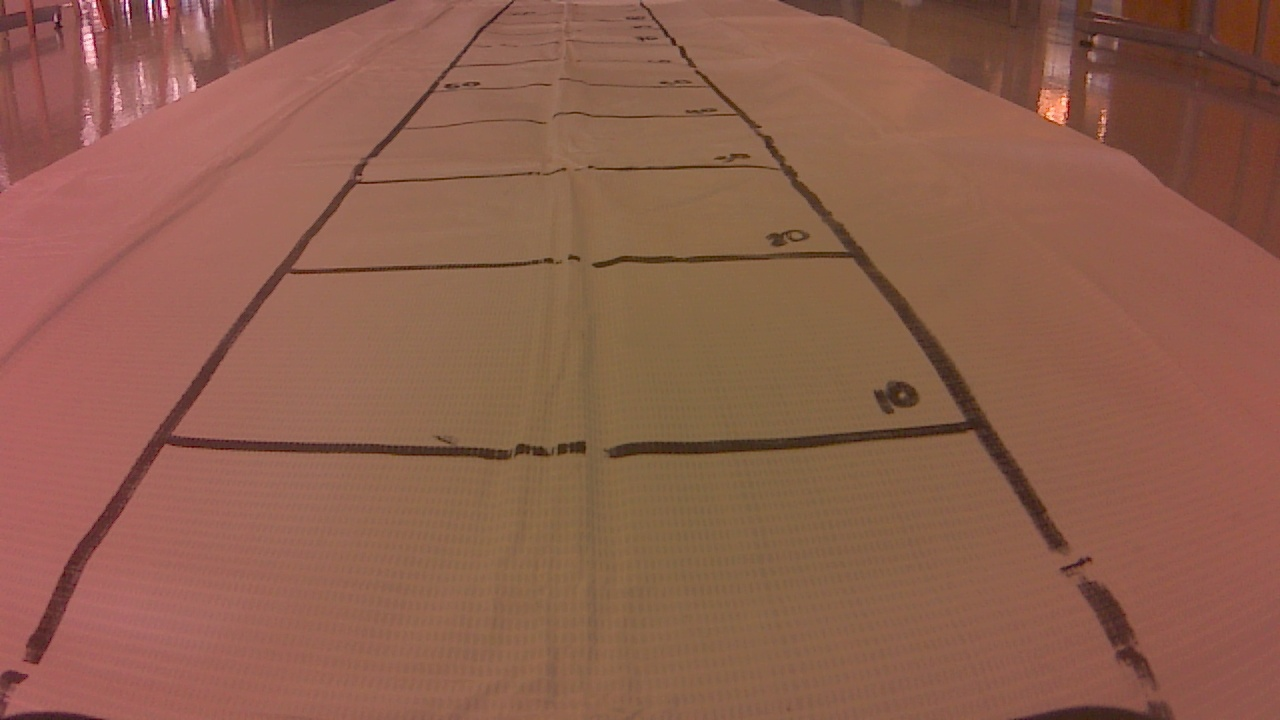
#> input picture Photos/01-24-2022_16-10-45.jpg, 1280 x 720 px, found by its file name
$ python laneRecognition.py
#> lines starting #> are read from the running program, lines starting #| are printed output that depends on the picture; after the words box and inside, x2 and y2 are one past the last pixel; in counts of white or black regions, pixels touching at a corner belong together
from matplotlib import pyplot as plt
import numpy
import cv2
# [35 lines left out: functions gstreamer_pipeline, gallery, not called in this run]

def region_of_interest(imageReceived):
    height = image.shape[0]
    width = image.shape[1]
    croppedImage = imageReceived[0:height-1, 0:width-130-1]
    width = croppedImage.shape[1]

    #Main Lane
    fieldView = 60*2.5
    mainLane = numpy.array([
        [(0,200),(width/2-fieldView, 0),(width/2+fieldView, 0),(width,200),(width, height),(0, height)]
        ])
    mask = numpy.zeros_like(croppedImage)
    cv2.fillPoly(mask, numpy.int32([mainLane]), 255)
    maskedImageMainLane = cv2.bitwise_and(croppedImage, mask)
    #plt.imshow(maskedImageMainLane)
    #plt.show()
    linesDetectedMainLane = cv2.HoughLinesP(maskedImageMainLane, 1, numpy.pi/180, 300, numpy.array([]), minLineLength=200, maxLineGap=300)
    #print(linesDetected)
    lineImage = numpy.zeros_like(croppedImage)

    if linesDetectedMainLane is not None:
        for line in linesDetectedMainLane:
            x1, y1, x2, y2 = line.reshape(4)
            cv2.line(lineImage, (x1, y1), (x2, y2), (255, 255,255), 2)
    #plt.imshow(frame)
    #plt.show()
    lines = cv2.addWeighted(croppedImage, 0.8, lineImage, 1,1)
    plt.imshow(lines)
    plt.show()

    #20 cm
    closerSection = numpy.array([
        [(0,200),(width/2-fieldView, 275),(width/2+fieldView, 275),(width,200),(width, height),(0, height)]
        ])
    cv2.fillPoly(mask, numpy.int32([closerSection]), 255)
    maskedImageCloserSection = cv2.bitwise_and(croppedImage, mask)
    #plt.imshow(maskedImageMainLane)
    #plt.show()
    linesDetectedCloserSection = cv2.HoughLinesP(maskedImageCloserSection, 1, numpy.pi/180, 300, numpy.array([]), minLineLength=200, maxLineGap=300)
    #print(linesDetected)
    lineImage = numpy.zeros_like(croppedImage)
    if linesDetectedCloserSection is not None:
        for line in linesDetectedCloserSection:
            x1, y1, x2, y2 = line.reshape(4)
            cv2.line(lineImage, (x1, y1), (x2, y2), (255, 255,255), 2)
    #plt.imshow(frame)
    #plt.show()
    lines = cv2.addWeighted(croppedImage, 0.8, lineImage, 1,1)
    plt.imshow(lines)
    plt.show()


#camera = cv2.VideoCapture(gstreamer_pipeline(flip_method=0), cv2.CAP_GSTREAMER)
image = cv2.imread("01-24-2022_16-10-45.jpg")
#> image is the input picture: shape (720, 1280, 3); mean B, G, R 76.9, 94.7, 141.9
frame = numpy.copy(image)
#ret, frame = camera.read()
gray = cv2.cvtColor(frame, cv2.COLOR_BGR2GRAY)
blurred = cv2.GaussianBlur(gray, (9, 9), 0)
kernelErosion = numpy.ones((2,2),numpy.uint8)
kernelDilate = numpy.ones((15,15),numpy.uint8)
kernelOpening = numpy.ones((3,3),numpy.uint8)
#region_of_interest(frame)


#MEAN
threshMean = cv2.adaptiveThreshold(blurred, 255, cv2.ADAPTIVE_THRESH_MEAN_C, cv2.THRESH_BINARY_INV, 25, 8)
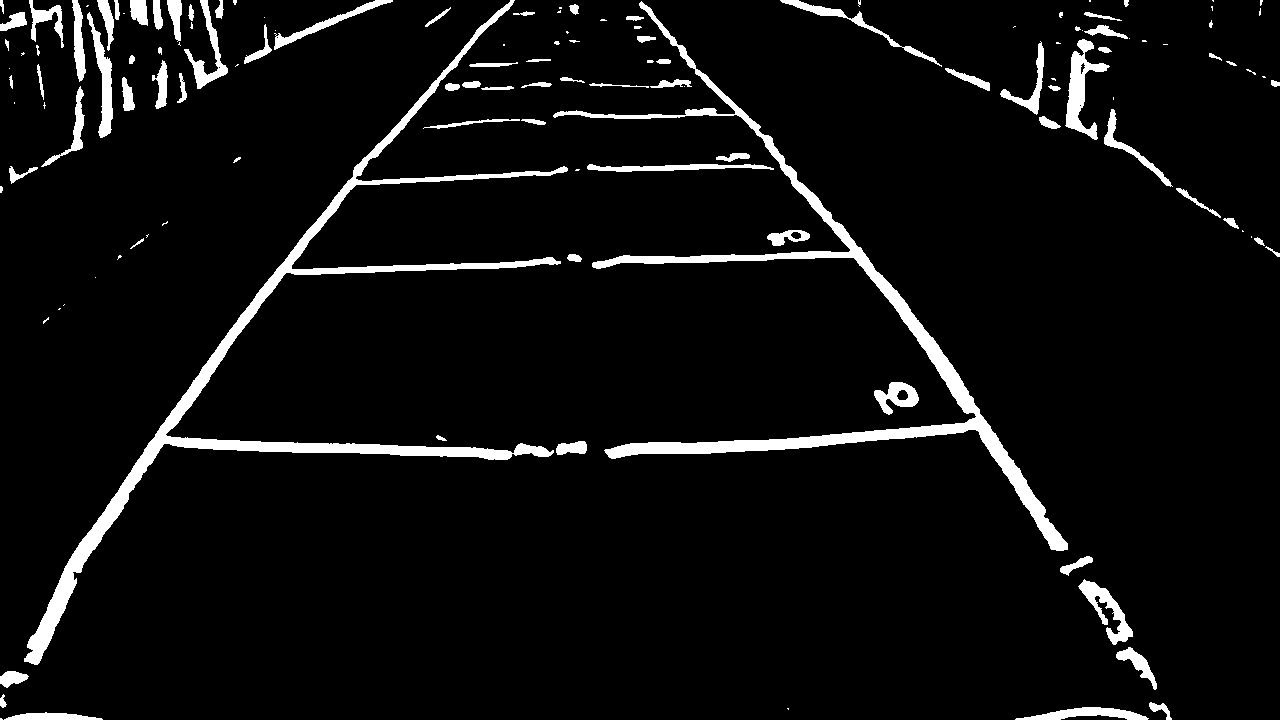
#> threshMean: shape (720, 1280); 5.6% white; 134 white regions (51 under 20 px), largest, box (x1, y1, x2, y2) and area: (24, 0, 568, 665) 15087, (553, 1, 1068, 551) 13789, (1065, 39, 1110, 140) 1607
erosionMean = cv2.erode(threshMean,kernelErosion,iterations = 4)
#> erosionMean: shape (720, 1280); 2.1% white; 138 white regions (84 under 20 px), largest, box (x1, y1, x2, y2) and area: (30, 182, 512, 664) 5828, (610, 418, 1068, 551) 3755, (597, 139, 980, 416) 2652
dilateMean = cv2.dilate(erosionMean,kernelDilate,iterations = 1)
#> dilateMean: shape (720, 1280); 12.2% white; 31 white regions, largest, box (x1, y1, x2, y2) and area: (0, 78, 594, 694) 34602, (590, 27, 1099, 581) 31170, (998, 22, 1176, 191) 8875
openingMean = cv2.morphologyEx(threshMean, cv2.MORPH_OPEN, kernelOpening)
#> openingMean: shape (720, 1280); 5.4% white; 113 white regions (23 under 20 px), largest, box (x1, y1, x2, y2) and area: (24, 0, 568, 665) 14723, (592, 45, 1068, 551) 12729, (1066, 51, 1109, 140) 1436
titles = ['Original Image', 'Gray',
        'GaussianBlur','Adaptive Mean Thresholding','Erosion Mean','Dilate Mean','Opening Mean']
images = [frame, gray, blurred, threshMean, erosionMean, dilateMean, openingMean]
region_of_interest(dilateMean)
#> in region_of_interest, `maskedImageMainLane = cv2.bitwise_and(croppedImage, mask)`:
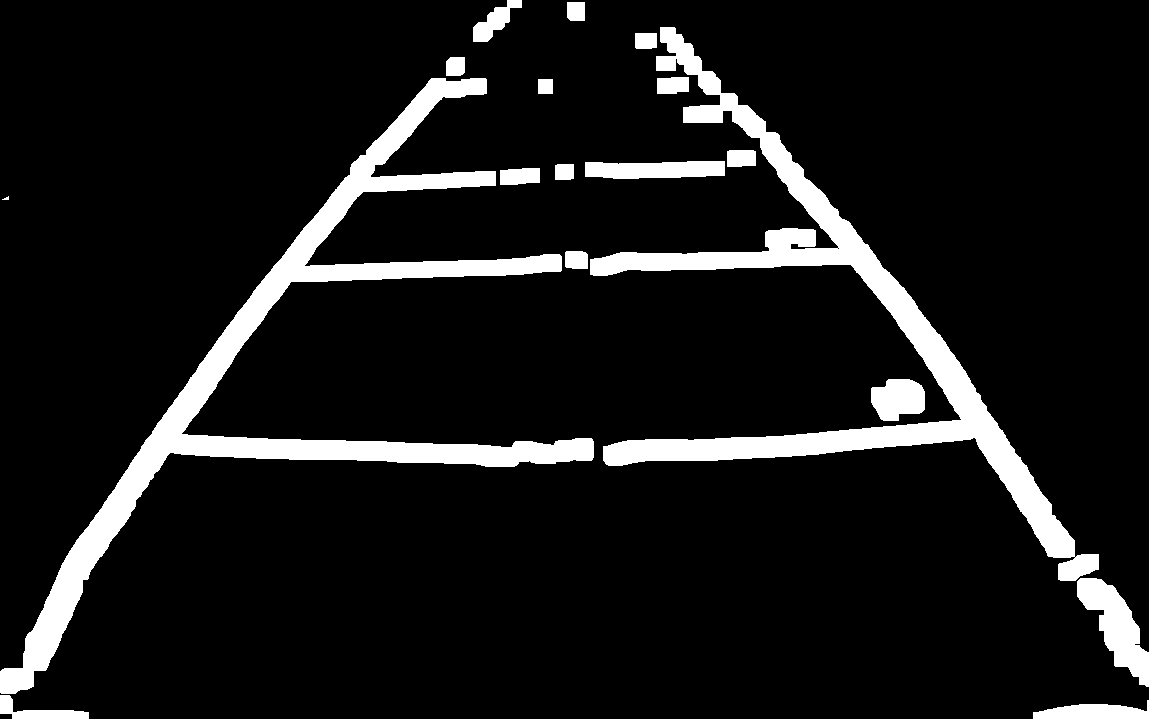
#> maskedImageMainLane: shape (719, 1149); 9.7% white; 18 white regions (1 under 20 px), largest, box (x1, y1, x2, y2) and area: (0, 78, 594, 694) 34602, (590, 27, 1099, 581) 31170, (1077, 578, 1149, 687) 3490
#> in region_of_interest, `linesDetectedMainLane = cv2.HoughLinesP(maskedImageMainLane, 1, numpy...`: linesDetectedMainLane = 91 rows, first 6: [138, 452, 1005, 437], [134, 458, 1009, 443], [139, 451, 1005, 436], [136, 455, 1007, 440], [137, 454, 1007, 439], [141, 448, 1003, 433]
#> the loop in region_of_interest, `for line in linesDetectedMainLane:` made 91 passes
#> in region_of_interest, `lines = cv2.addWeighted(croppedImage, 0.8, lineImage, 1,1)`:
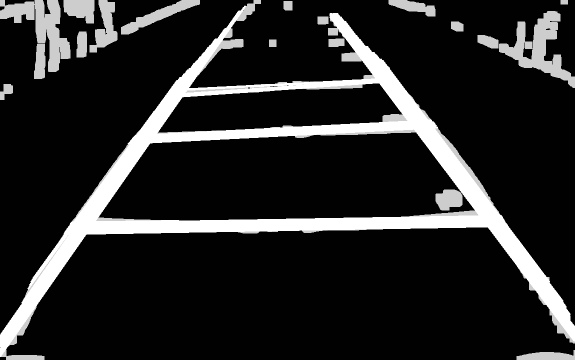
#> lines: shape (719, 1149) (shown at 1/2 size); min 1, max 255, mean 38.4
#> in region_of_interest, `linesDetectedCloserSection = cv2.HoughLinesP(maskedImageCloserSection,..`: linesDetectedCloserSection has the same summary as linesDetectedMainLane
#> the loop in region_of_interest, `for line in linesDetectedCloserSection:` made 91 passes
plt.figure('JetRacer Camera')
for i in range(7):
    plt.subplot(3,3,i+1),plt.imshow(images[i],'gray')
    plt.title(titles[i])
    plt.xticks([]),plt.yticks([])
#plt.show()
#plt.show()

#GAUSSIAN
threshGaussian = cv2.adaptiveThreshold(blurred,255,cv2.ADAPTIVE_THRESH_GAUSSIAN_C, cv2.THRESH_BINARY_INV,49,8)
#> threshGaussian: shape (720, 1280); 5.4% white; 137 white regions (58 under 20 px), largest, box (x1, y1, x2, y2) and area: (24, 0, 568, 665) 14653, (592, 1, 1068, 551) 13304, (1066, 39, 1108, 140) 1603
erosionGaussian = cv2.erode(threshGaussian,kernelErosion,iterations = 3)
#> erosionGaussian: shape (720, 1280); 2.8% white; 134 white regions (76 under 20 px), largest, box (x1, y1, x2, y2) and area: (595, 138, 1068, 551) 7832, (28, 180, 555, 665) 7783, (1069, 54, 1097, 139) 861
dilateGaussian = cv2.dilate(erosionGaussian,kernelDilate,iterations = 1)
#> dilateGaussian: shape (720, 1280); 13.8% white; 25 white regions, largest, box (x1, y1, x2, y2) and area: (564, 0, 1164, 695) 43541, (0, 0, 594, 720) 41348, (0, 0, 235, 144) 14101
openingGaussian = cv2.morphologyEx(threshGaussian, cv2.MORPH_OPEN, kernelOpening)
#> openingGaussian: shape (720, 1280); 5.2% white; 103 white regions (19 under 20 px), largest, box (x1, y1, x2, y2) and area: (24, 0, 561, 665) 14532, (592, 2, 1068, 551) 13059, (92, 0, 115, 137) 1475
titles = ['Original Image', 'Gray',
        'GaussianBlur','Adaptive Gaussian Thresholding','Erosion Gaussian','Dilate Gaussian','Opening Gaussian']
images = [frame, gray, blurred, threshGaussian, erosionGaussian, dilateGaussian, openingGaussian]
plt.figure('JetRacer Camera')
for i in range(7):
    plt.subplot(3,3,i+1),plt.imshow(images[i],'gray')
    plt.title(titles[i])
    plt.xticks([]),plt.yticks([])
#plt.show()

#CANNY
canny = cv2.Canny(blurred, 50, 75)
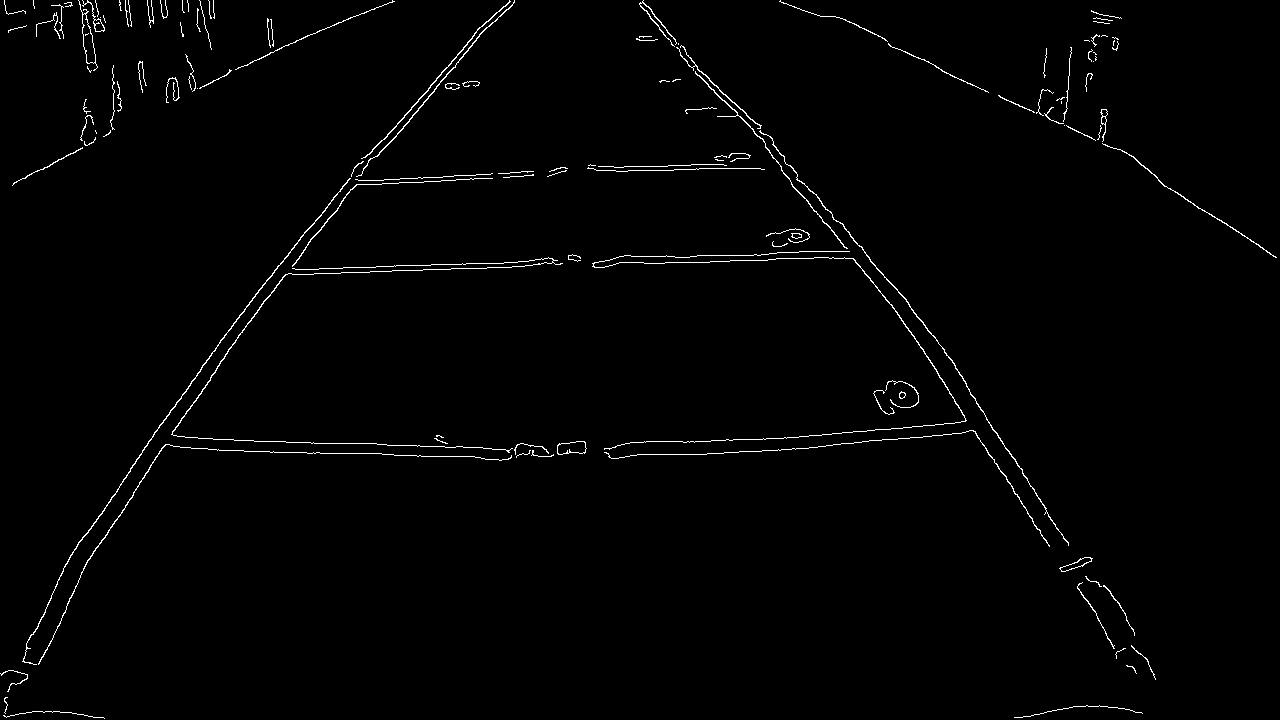
#> canny: shape (720, 1280); 1.2% white in thin lines or dots
titles = ['Original Image', 'Gray',
        'GaussianBlur','Canny']
images = [frame, gray, blurred, canny]
plt.figure('JetRacer Camera')
for i in range(4):
    plt.subplot(2,2,i+1),plt.imshow(images[i],'gray')
    plt.title(titles[i])
    plt.xticks([]),plt.yticks([])
#plt.show()
#cv2.imshow('JetRacer Camera', plt)
#camera.release()
cv2.destroyAllWindows()

$ run again, with Photos/01-24-2022_15-59-27.jpg copied over Photos/01-24-2022_16-10-45.jpg
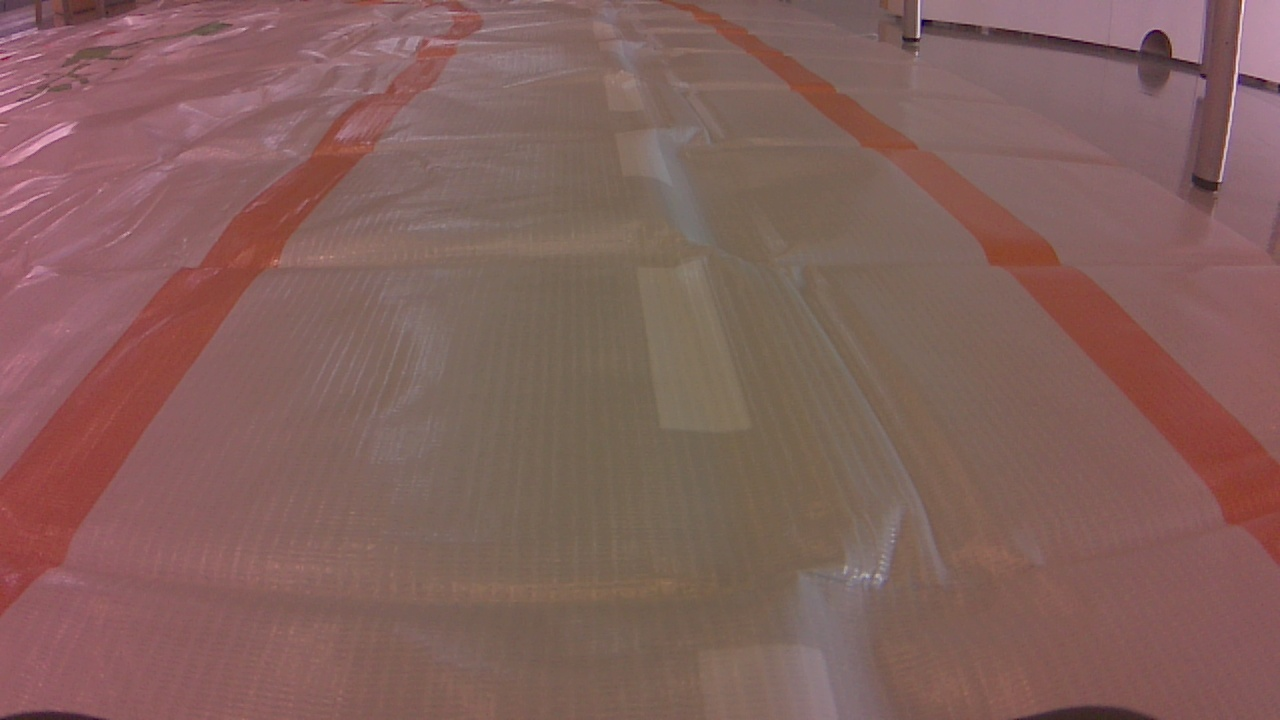
#> input picture Photos/01-24-2022_15-59-27.jpg, 1280 x 720 px, found by its file name
#> image is the input picture: shape (720, 1280, 3); mean B, G, R 91.9, 96.3, 130.9
#> threshMean: shape (720, 1280); 2% white; 170 white regions (78 under 20 px), largest, box (x1, y1, x2, y2) and area: (921, 18, 1154, 60) 2715, (1143, 0, 1218, 81) 1567, (1211, 0, 1241, 177) 1456
#> erosionMean: shape (720, 1280); 0.61% white; 91 white regions (61 under 20 px), largest, box (x1, y1, x2, y2) and area: (989, 32, 1151, 60) 1127, (1215, 0, 1241, 172) 661, (1147, 34, 1209, 79) 464
#> dilateMean: shape (720, 1280); 4.4% white; 35 white regions, largest, box (x1, y1, x2, y2) and area: (892, 0, 1280, 214) 17187, (0, 0, 143, 36) 3010, (414, 0, 490, 63) 2293
#> openingMean: shape (720, 1280); 1.9% white; 105 white regions (21 under 20 px), largest, box (x1, y1, x2, y2) and area: (921, 18, 1153, 60) 2712, (1211, 0, 1241, 176) 1454, (1143, 30, 1210, 80) 947
#> croppedImage: shape (719, 1149); 3.7% white; 35 white regions, largest, box (x1, y1, x2, y2) and area: (892, 0, 1149, 67) 6888, (0, 0, 143, 36) 3010, (414, 0, 490, 63) 2293
#> mask: shape (719, 1149); 89.7% white; 2 black regions, box (x1, y1, x2, y2) and area: (0, 0, 423, 200) 42500, (726, 0, 1149, 200) 42500
#> in region_of_interest, `maskedImageMainLane = cv2.bitwise_and(croppedImage, mask)`:
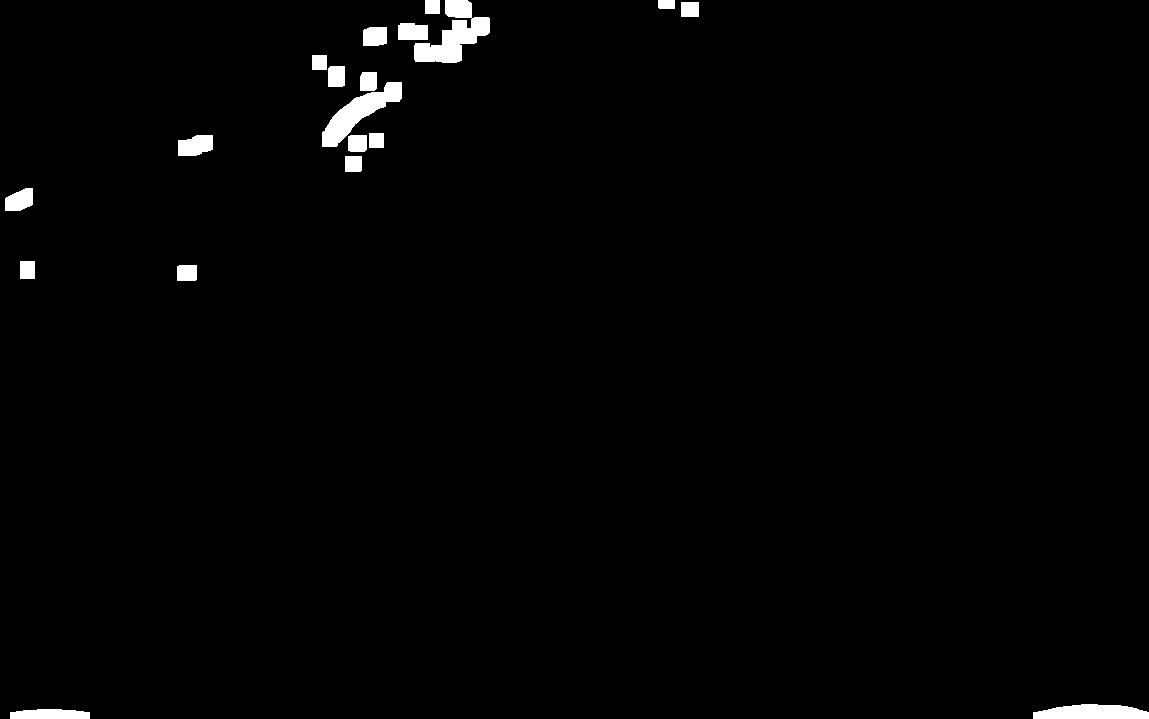
#> maskedImageMainLane: shape (719, 1149); 1.4% white; 19 white regions, largest, box (x1, y1, x2, y2) and area: (414, 0, 490, 63) 2293, (322, 82, 402, 147) 1896, (1033, 704, 1149, 719) 1405
#> linesDetectedMainLane = None
#> threshGaussian: shape (720, 1280); 1.8% white; 166 white regions (88 under 20 px), largest, box (x1, y1, x2, y2) and area: (921, 18, 1155, 61) 2819, (1143, 0, 1219, 80) 1580, (1212, 0, 1241, 177) 1325
#> erosionGaussian: shape (720, 1280); 0.77% white; 101 white regions (66 under 20 px), largest, box (x1, y1, x2, y2) and area: (924, 22, 1153, 60) 1968, (1216, 0, 1241, 174) 724, (1146, 33, 1209, 79) 586
#> dilateGaussian: shape (720, 1280); 5% white; 35 white regions, largest, box (x1, y1, x2, y2) and area: (877, 0, 1280, 216) 18291, (0, 0, 143, 44) 3237, (0, 118, 81, 177) 2807
#> openingGaussian: shape (720, 1280); 1.7% white; 90 white regions (24 under 20 px), largest, box (x1, y1, x2, y2) and area: (921, 19, 1153, 60) 2805, (1213, 0, 1241, 176) 1321, (1143, 30, 1209, 79) 952
#> `canny = cv2.Canny(blurred, 50, 75)`:
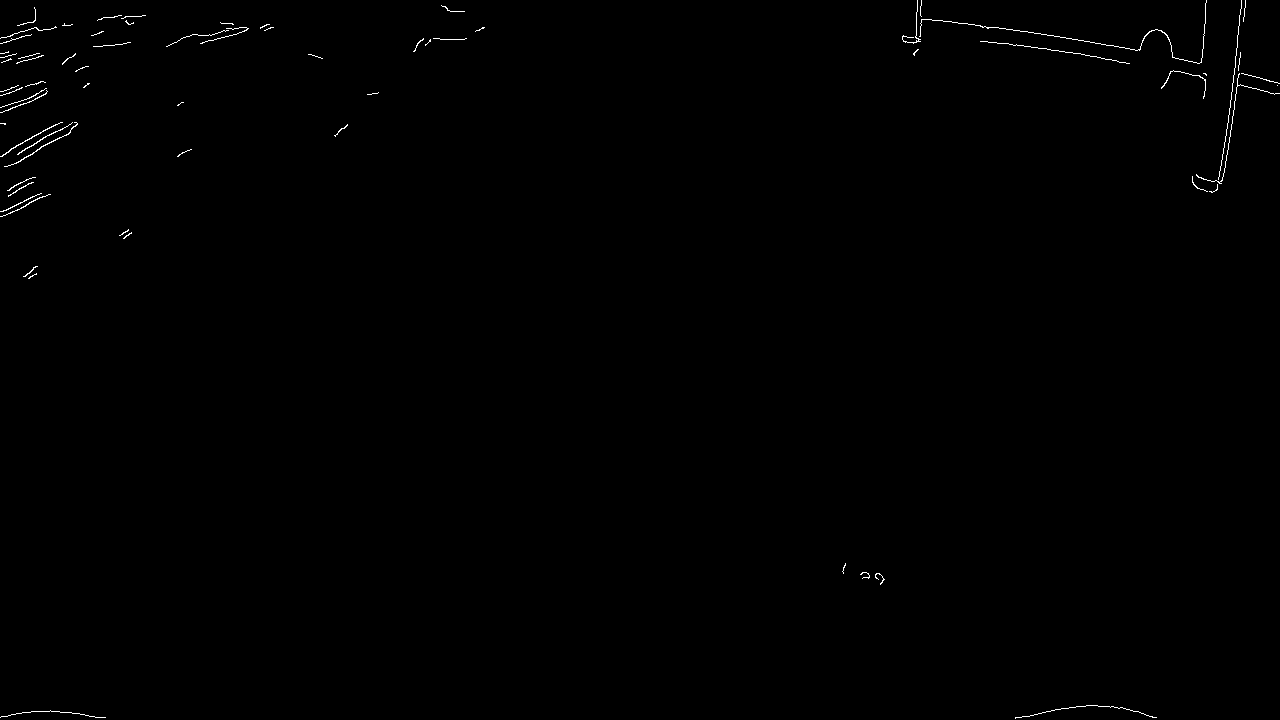
#> canny: shape (720, 1280); 0.34% white in thin lines or dots
